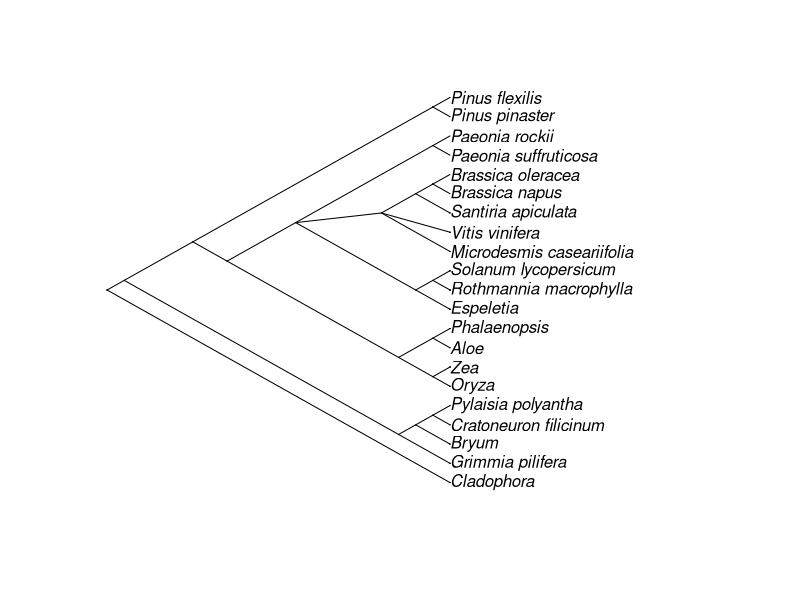

The R script that drew this image:
######################################
#                                    #
# Visualizing host species phylogeny #
# and creating distance matrix       #
#                                    #
######################################


setwd("C:/Users/Brody/Desktop/Murre spp. Population Genomics and Conservation/BIOL812 - Bioinformatics/Endophytes")

install.packages("ape")
library(ape)

tree = read.tree(text = "((((((((Cladophora)Cladophoraceae)Cladophorales)Ulvophyceae)Chlorophyta,((((((((((Grimmia_pilifera)Grimmia)Grimmiaceae)Grimmiales)Dicranidae,((((Bryum)Bryaceae)Bryales)Bryanae,((((Cratoneuron_filicinum)Cratoneuron)Amblystegiaceae,((Pylaisia_polyantha)Pylaisia)Hypnaceae)Hypnales)Hypnanae)Bryidae)Bryopsida)Bryophytina)Bryophyta,((((((((((((((Oryza)Oryzinae)Oryzeae)Oryzoideae)BOP_clade,(((((Zea)Tripsacinae)Andropogoneae)Andropogonodae)Panicoideae)PACMAD_clade)Poaceae)Poales)commelinids,(((Aloe)Asphodeloideae)Asphodelaceae,((((Phalaenopsis)Aeridinae)Vandeae)Epidendroideae)Orchidaceae)Asparagales)Petrosaviidae)Liliopsida,((((((((((Espeletia)Millerieae)Heliantheae_alliance)Asteroideae)Asteraceae)Asterales)campanulids,((((((((Rothmannia_macrophylla)Rothmannia)Gardenieae)Gardenieae_-_Pavetteae_clade)Gardenieae_complex)Ixoroideae)Rubiaceae)Gentianales,((((((Solanum_lycopersicum)Lycopersicon)Solanum)Solaneae)Solanoideae)Solanaceae)Solanales)lamiids)asterids,(((((Microdesmis_caseariifolia)Microdesmis)Pandaceae)Malpighiales)fabids,((((Vitis_vinifera)Vitis)Vitaceae)Vitales)rosids_incertae_sedis,((((Santiria_apiculata)Santiria)Burseraceae)Sapindales,((((Brassica_napus,Brassica_oleracea)Brassica)Brassiceae)Brassicaceae)Brassicales)malvids)rosids,(((Paeonia_suffruticosa,Paeonia_rockii)Paeonia)Paeoniaceae)Saxifragales)Pentapetalae)Gunneridae)eudicotyledons)Mesangiospermae)Magnoliophyta,((((((Pinus_pinaster)Pinus,(Pinus_flexilis)Strobus)Pinus)Pinaceae)Pinales)Pinidae)Acrogymnospermae)Spermatophyta)Euphyllophyta)Tracheophyta)Embryophyta)Streptophytina)Streptophyta)Viridiplantae)Eukaryota)cellular_organisms);")
plot(tree, type='cladogram',edge.width=1,cex=1,
     edge.color='black')

# export the plot as a PDF

p.dist = cophenetic(tree)

View(p.dist)

write.csv(p.dist,file="dist_matrix.csv")
